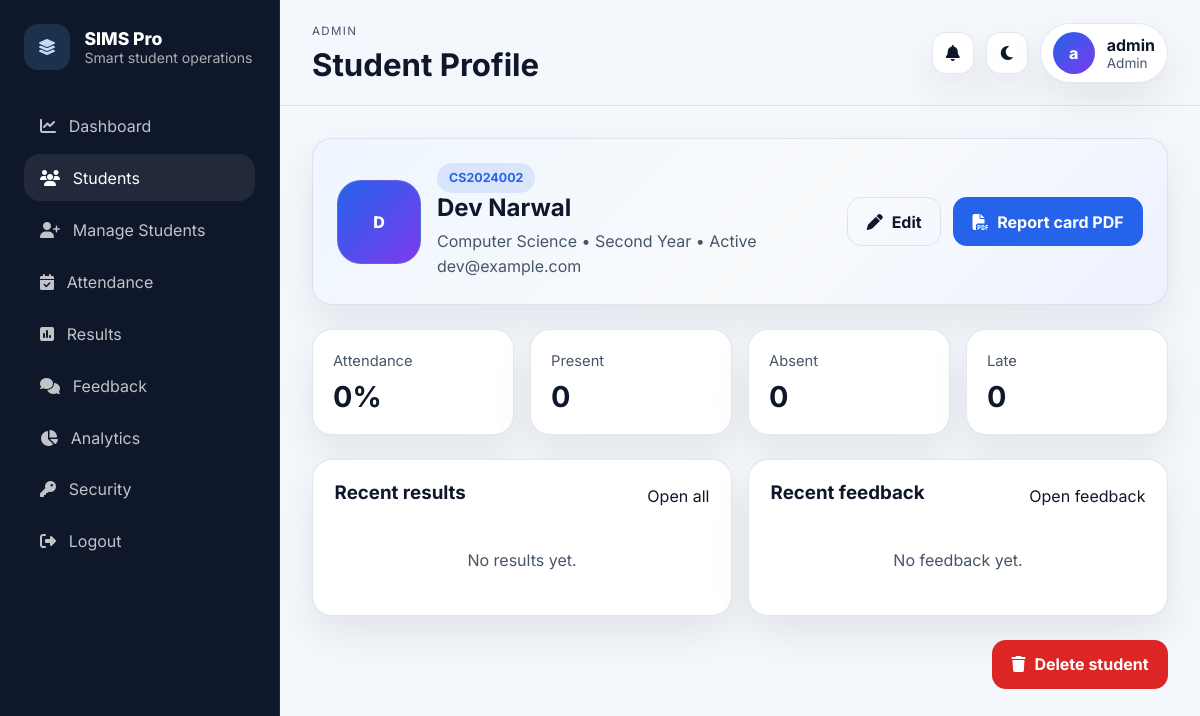
The app's page /students/2 (signed in) with its own data.
### tables this page shows
CREATE TABLE students (
                id          INTEGER PRIMARY KEY AUTOINCREMENT,
                student_id  TEXT UNIQUE NOT NULL,
                name        TEXT NOT NULL,
                email       TEXT,
                dob         TEXT,
                gender      TEXT,
                department  TEXT NOT NULL,
                year        TEXT NOT NULL,
                status      TEXT DEFAULT 'Active',
                address     TEXT,
                enroll_date TEXT,
                created_at  TIMESTAMP DEFAULT CURRENT_TIMESTAMP
            , assigned_teacher_id INTEGER, profile_image TEXT);

### app.py (the view)
@app.route("/students/<int:student_id>")
@login_required
def student_detail(student_id):
    student = student_or_404(student_id)
    if session.get("role") == "student" and student["id"] != session.get("student_db_id"):
        abort(403)
    results = db().execute(
        "SELECT * FROM results WHERE student_id=? ORDER BY datetime(created_at) DESC LIMIT 5",
        (student_id,),
    ).fetchall()
    feedback_rows = db().execute(
        "SELECT * FROM feedback WHERE student_id=? ORDER BY datetime(created_at) DESC LIMIT 5",
        (student_id,),
    ).fetchall()
    return render_template(
        "student_detail.html",
        student=student,
        attendance_summary=attendance_summary(student_id),
        results=results,
        feedback_entries=feedback_rows,
    )

### app.py (called while the page is built)
def db():
    if "db" not in g:
        g.db = sqlite3.connect(app.config["DATABASE"])
        g.db.row_factory = sqlite3.Row
        g.db.execute("PRAGMA foreign_keys = ON")
    return g.db

def csrf_token():
    if "_csrf_token" not in session:
        session["_csrf_token"] = secrets.token_urlsafe(32)
    return session["_csrf_token"]

@app.before_request
def setup_req():
    session.permanent = True
    if request.method in {"POST", "PUT", "PATCH", "DELETE"}:
        token = request.form.get("csrf_token") or request.headers.get("X-CSRFToken")
        if token != session.get("_csrf_token"):
            abort(400, description="Invalid CSRF token.")

@app.context_processor
def inject_globals():
    return {
        "current_role": session.get("role"),
        "app_name": "SIMS Pro",
        "global_notifications": build_notifications() if session.get("role") else [],
    }

def visible_clause(alias="students"):
    role = session.get("role")
    if role == "admin":
        return "1=1", []
    if role == "teacher":
        return f"{alias}.assigned_teacher_id = ?", [session["user_id"]]
    if role == "student":
        return f"{alias}.id = ?", [session["student_db_id"]]
    return "1=0", []

def student_or_404(student_id):
    where, params = visible_clause("students")
    row = db().execute(
        f"""
        SELECT students.*, users.full_name AS teacher_name, users.email AS teacher_email
        FROM students
        LEFT JOIN users ON users.id = students.assigned_teacher_id
        WHERE students.id = ? AND {where}
        """,
        [student_id] + params,
    ).fetchone()
    if not row:
        abort(404)
    return row

def attendance_summary(student_id):
    row = db().execute(
        """
        SELECT
            COUNT(*) total,
            SUM(CASE WHEN status='Present' THEN 1 ELSE 0 END) present,
            SUM(CASE WHEN status='Absent' THEN 1 ELSE 0 END) absent,
            SUM(CASE WHEN status='Late' THEN 1 ELSE 0 END) late
        FROM attendance
        WHERE student_id=?
        """,
        (student_id,),
    ).fetchone()
    total = row["total"] or 0
    present = row["present"] or 0
    rate = round((present / total) * 100, 1) if total else 0
    return {
        "total": total,
        "present": present,
        "absent": row["absent"] or 0,
        "late": row["late"] or 0,
        "rate": rate,
    }

### templates/student_detail.html (shortened to what this page needs)
{% extends "base.html" %}
{% block page_heading %}Student Profile{% endblock %}
{% block content %}
<section class="profile-hero">
  <div class="profile-summary">
    {% if student.profile_image %}<img src="{{ url_for('static', filename='uploads/' ~ student.profile_image) }}" alt="{{ student.name }}" class="profile-image">{% else %}<div class="profile-image profile-image--fallback">{{ student.name[0] }}</div>{% endif %}
    <div>
      <span class="badge">{{ student.student_id }}</span>
      <h2>{{ student.name }}</h2>
      <p>{{ student.department }} • {{ student.year }} • {{ student.status }}</p>
      <p class="muted">{{ student.email or 'No email added' }}</p>
    </div>
  </div>
  <div class="hero-actions">
    {% if current_role == 'admin' %}<a class="btn btn-secondary" href="{{ url_for('edit_student', student_id=student.id) }}"><i class="fa-solid fa-pen"></i><span>Edit</span></a>{% endif %}
    <a class="btn btn-primary" href="{{ url_for('report_card_pdf', student_id=student.id) }}"><i class="fa-solid fa-file-pdf"></i><span>Report card PDF</span></a>
  </div>
</section>
<section class="stat-grid">
  <article class="stat-card"><span>Attendance</span><strong>{{ attendance_summary.rate }}%</strong></article>
  <article class="stat-card"><span>Present</span><strong>{{ attendance_summary.present }}</strong></article>
  <article class="stat-card"><span>Absent</span><strong>{{ attendance_summary.absent }}</strong></article>
  <article class="stat-card"><span>Late</span><strong>{{ attendance_summary.late }}</strong></article>
</section>
<section class="panel-grid two-col">
  <article class="panel"><div class="panel__header"><h3>Recent results</h3><a href="{{ url_for('student_results', student_id=student.id) }}">Open all</a></div><div class="result-list">{% for row in results %}<article class="result-item"><div><strong>{{ row.subject }}</strong><p>{{ row.semester }} • {{ row.marks_obtained }} / {{ row.max_marks }}</p></div><div class="grade-chip">{{ row.grade }}</div></article>{% else %}<p class="empty">No results yet.</p>{% endfor %}</div></article>
  <article class="panel"><div class="panel__header"><h3>Recent feedback</h3><a href="{{ url_for('feedback') }}">Open feedback</a></div><div class="result-list">{% for entry in feedback_entries %}<article class="result-item"><div><strong>{{ entry.category }}</strong><p>{{ entry.message }}</p></div><div class="grade-chip">{{ entry.rating }}/5</div></article>{% else %}<p class="empty">No feedback yet.</p>{% endfor %}</div></article>
</section>
{% if current_role == 'admin' %}
<form method="post" action="{{ url_for('delete_student', student_id=student.id) }}" class="danger-zone" onsubmit="return confirm('Delete this student record?');">
  <button class="btn btn-danger" type="submit"><i class="fa-solid fa-trash"></i><span>Delete student</span></button>
</form>
{% endif %}
{% endblock %}

### static/style.css (style rules this page uses)
:root { --bg: #f4f7fb; --bg-elevated: #ffffff; --bg-accent: linear-gradient(135deg, #eff6ff, #f8fafc 55%, #eef2ff); --text: #0f172a; --text-soft: #475569; --border: rgba(148, 163, 184, 0.25); --primary: #2563eb; --primary-strong: #1d4ed8; --primary-soft: rgba(37, 99, 235, 0.12); --success: #059669; --danger: #dc2626; --warning: #d97706; --shadow: 0 18px 40px rgba(15, 23, 42, 0.08); --radius: 20px; --sidebar-width: 280px; }
* { box-sizing: border-box; }
body { margin: 0; font-family: 'Inter', sans-serif; background: var(--bg); color: var(--text); }
a { color: inherit; text-decoration: none; }
p { margin: 0; color: var(--text-soft); line-height: 1.6; }
button, input, select, textarea { font: inherit; }
button { cursor: pointer; }
.badge { display: inline-flex; align-items: center; gap: 0.4rem; padding: 0.45rem 0.75rem; border-radius: 999px; background: var(--primary-soft); color: var(--primary); font-size: 0.78rem; font-weight: 700; }
.muted { color: var(--text-soft); }
.user-pill__avatar, .profile-image--fallback { width: 42px; height: 42px; border-radius: 50%; display: grid; place-items: center; background: linear-gradient(135deg, var(--primary), #7c3aed); color: white; font-weight: 800; }
.panel, .hero-card, .profile-hero, .auth-panel, .stat-card, .notice, .flash { background: var(--bg-elevated); border: 1px solid var(--border); border-radius: var(--radius); box-shadow: var(--shadow); }
.hero-card, .profile-hero { padding: 1.5rem; display: flex; justify-content: space-between; gap: 1rem; align-items: center; background: var(--bg-accent); }
.hero-card h2, .profile-hero h2, .panel h3, .auth-panel h2 { margin: 0 0 0.45rem; }
.hero-actions, .form-actions { display: flex; gap: 0.75rem; flex-wrap: wrap; }
.stat-grid { display: grid; grid-template-columns: repeat(4, minmax(0, 1fr)); gap: 1rem; }
.stat-card { padding: 1.25rem; }
.stat-card span { color: var(--text-soft); font-size: 0.92rem; }
.stat-card strong { display: block; margin-top: 0.55rem; font-size: 1.8rem; }
.panel-grid { display: grid; gap: 1rem; }
.panel-grid.two-col { grid-template-columns: repeat(2, minmax(0, 1fr)); }
.panel { padding: 1.35rem; }
.panel__header { display: flex; justify-content: space-between; align-items: center; gap: 1rem; margin-bottom: 1rem; }
.empty { text-align: center; color: var(--text-soft); padding: 1.25rem !important; }
.result-list { display: grid; gap: 0.9rem; }
.btn { display: inline-flex; align-items: center; gap: 0.55rem; justify-content: center; padding: 0.85rem 1.15rem; border-radius: 14px; border: 1px solid transparent; font-weight: 700; }
.btn-primary { background: var(--primary); color: white; }
.btn-secondary { background: transparent; border-color: var(--border); color: var(--text); }
.btn-danger { background: var(--danger); color: white; }
.profile-summary { display: flex; align-items: center; gap: 1rem; }
.profile-image { width: 84px; height: 84px; border-radius: 24px; object-fit: cover; border: 1px solid var(--border); }
.danger-zone { display: flex; justify-content: flex-end; }

### records on screen
students: name "D", student_id "CS2024002", name "Dev Narwal", department "Computer Science", year "Second Year", status "Active", email "dev@example.com"

### other values on screen
{{ app_name }} "SIMS Pro"
{{ current_role|title }} "ADMIN"
{{ (session.get('display_name') or 'U')[0] }} "a"
{{ session.get('display_name') }} "admin"
{{ current_role|title }} "Admin"
{{ attendance_summary.rate }} "0"
{{ attendance_summary.present }} "0"
{{ attendance_summary.absent }} "0"
{{ attendance_summary.late }} "0"
